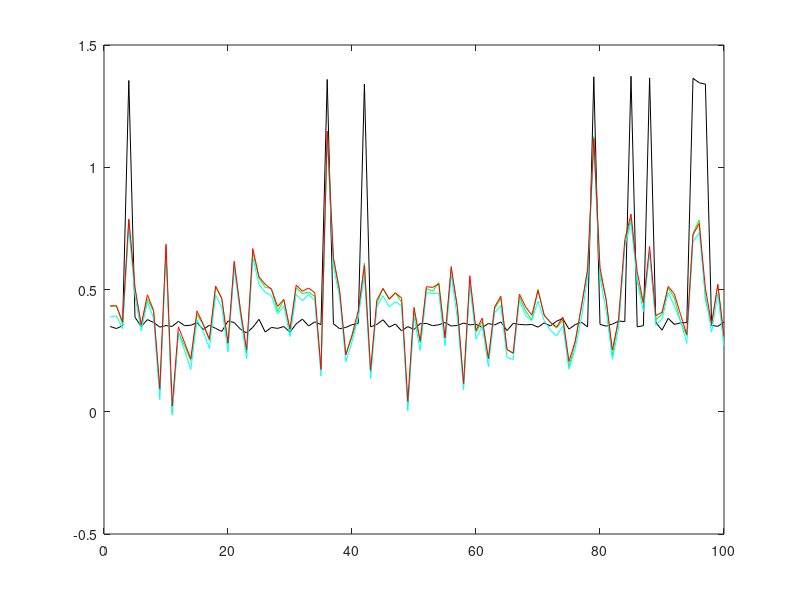

Source code (MATLAB):
clear
gamma = 0.8; %discount rate

n= 100; %# of states
Tran = zeros(n); %transition matrix
Reward = zeros(n,1); %reward

%%Reward
for i=1:n
    Reward(i,1)=randi(n);
    if Reward(i,1)<n/10
        Reward(i,1)=1;
    else
        Reward(i,1)=0;
    end
end

% %%Deterministic
% for i=1:n
%     Tran(i,randi(n))=1;
% end

%%Stochastic
Tran = rand(n);
for i=1:n
   Tran(i,:)=Tran(i,:)./sum(Tran(i,:));
end

A=eye(n)-gamma*Tran;
v=A\Reward;

%%Sampling
sampleSize=10^5;%Sampling size
sample=zeros(sampleSize,2); %state, reward, 
doubleSample=zeros(sampleSize,2); %double sampling, double reward
sample(1,1)=randi(n);
cumTran = cumsum(Tran,2);
for i=1:sampleSize-1
   state1 = sample(i,1);
   j=1;
   k=rand(1);
   while k>cumTran(state1,j)
       j=j+1;
   end
   sample(i+1,1)=j; %s'
   sample(i+1,2)=Reward(j,1); 
   l=1;
   m=rand(1);
   while m>cumTran(state1,l)
       l=l+1;
   end
   doubleSample(i+1,1)=l;
   doubleSample(i+1,2)=Reward(l,1);
end 

%%Approximation
k=50; %feature space
Pi=rand(n,k); %feature matrix
while rank(Pi)~=k
   Pi=rand(n,k);
end
% 
% theta_td=zeros(k,1); %parameter
theta_br=zeros(k,1);
theta_lstd=zeros(k,1);
theta_projected=zeros(k,1);

% 
% %%Bootstrapping
% alpha_td=1;
% for i=1:size(sample,1)-1
%     alpha_td=(100+alpha_td)/(100+i);
%     theta_td = theta_td+alpha_td*Pi(sample(i,1),:)'*(sample(i,2)+gamma*Pi(sample(i+1,1),:)*theta_td-Pi(sample(i,1),:)*theta_td);
% end
% 
%%Bellman Residual
alpha_br=1;
for i=1:size(sample,1)-1
    alpha_br=(100+alpha_br)/(100+i);
%     theta_br=theta_br+alpha_br*(Pi(sample(i,1),:)'-gamma*Pi(sample(i+1,1),:)')*(doubleSample(i,2)+gamma*Pi(doubleSample(i+1,1),:)*theta_br-Pi(sample(i,1),:)*theta_br);
    theta_br=theta_br+alpha_br*(Pi(sample(i,1),:)'-gamma*Pi(sample(i+1,1),:)')*(sample(i,2)+gamma*Pi(sample(i+1,1),:)*theta_br-Pi(sample(i,1),:)*theta_br);
end


%%LSTD
A_ls=zeros(k);
b_ls=zeros(k,1);
for i=1:size(sample,1)-1
   A_ls=A_ls+Pi(sample(i,1),:)'*(Pi(sample(i,1),:)-gamma*Pi(sample(i+1,1),:));
   b_ls=b_ls+Pi(sample(i,1),:)'*sample(i,2);
end
theta_lstd=A_ls\b_ls;

%%Projected
A_pj = Pi'*A'*A*Pi;
b_pj = Pi'*A'*Reward;
theta_pj=A_pj\b_pj;

%%Orthogonal projection
A_orth=Pi'*A*Pi;
b_orth=Pi'*Reward;
theta_orth=A_orth\b_orth;


% 
% V_td=Pi*theta_td;
V_br=Pi*theta_br;
V_lstd=Pi*theta_lstd;
V_pj=Pi*theta_pj;
V_orth=Pi*theta_orth;


figure
plot(v,'black')
hold on
% plot(V_td,'r')
% plot(V_br,'b')
plot(V_lstd,'g')
plot(V_pj,'cyan')
plot(V_orth,'r')

% e_td=sum((v-V_td).^2);
e_br=sum((v-V_br).^2);
e_lstd=sum((v-V_lstd).^2);
e_pj=sum((v-V_pj).^2);
e_orth=sum((v-V_orth).^2);